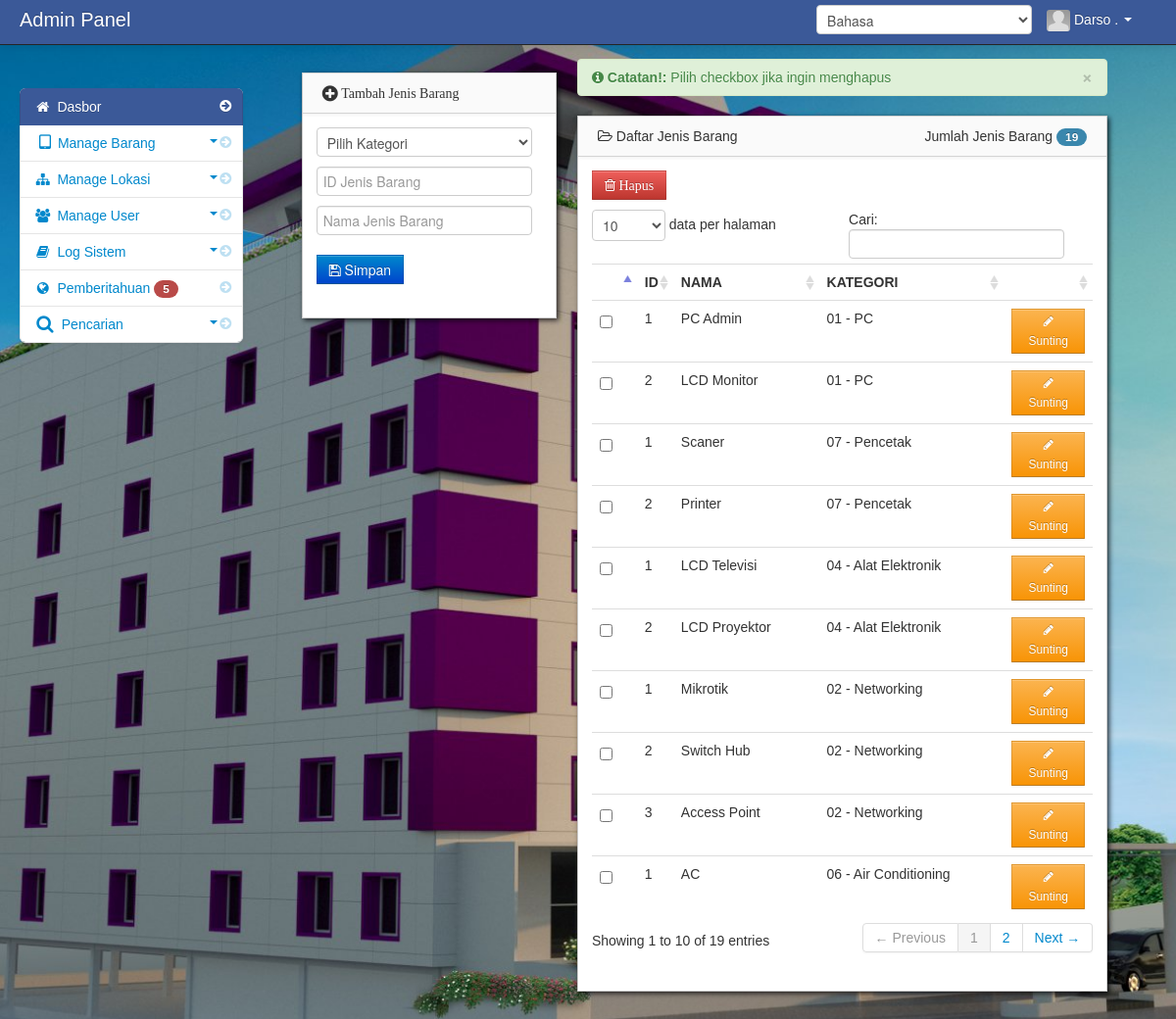
Screenshot of /admin/dashboard.php?module=jenis_barang (signed in) with the database file from the repository.
### tables this page shows
CREATE TABLE `device_name_type` (
  `type_id` int(11) NOT NULL AUTO_INCREMENT,
  `type_number` varchar(11) NOT NULL,
  `type_name` varchar(100) NOT NULL,
  `dev_id` varchar(11) NOT NULL,
  PRIMARY KEY (`type_id`)
);

CREATE TABLE `device_name` (
  `dev_id` varchar(11) NOT NULL,
  `dev_name` varchar(100) NOT NULL,
  PRIMARY KEY (`dev_id`)
);

### admin/session.php (called while the page is built, shortened)
<?php
$session_id=$_SESSION['id'];
?>

### languages/lang_id.php (called while the page is built, shortened)
<?php
  $lang['please_login']   = 'Silakan Masuk';
  $lang['signin']  = 'Masuk';
  $lang['welcome_to']   = 'Selamat Datang Di';
  $lang['click_to_sign']      = 'Klik disini untuk masuk';
  $lang['username']   = 'Nama pengguna';
  $lang['password']   = 'Kata sandi';
  $lang['jgrowl']['access_granted'] = 'Access Granted';
  $lang['jgrowl']['check_user']   = 'Silakan periksa nama pengguna dan kata sandi Anda';
  $lang['jgrowl']['login_fail']   = 'Login Gagal';
  $lang['jgrowl']['loading']   = 'Sedang Memuat, Silakan Tunggu';
  $lang['jgrowl']['loading_selamat']   = 'Selamat Datang di Sistem Inventory Universitas AMIKOM Purwokerto ';
  $lang['swal']['attention'] = 'Perhatian!';
  $lang['swal']['success'] = 'Berhasil!';
  $lang['swal']['code_exist'] = 'Kode Barang sudah ada';
  $lang['swal']['dev_add'] = 'Tambah Barang';
  $lang['swal']['dev_add_success'] = 'Barang Berhasil ditambahkan';
  $lang['swal']['dev_update'] = 'Perbarui Barang!';
  $lang['swal']['dev_update_success'] = 'Data Barang Berhasil diperbarui';
  $lang['swal']['cate_add_success'] = 'Kategori Barang Berhasil ditambahkan';
  $lang['swal']['cate_update'] = 'Nama Kategori Diperbarui!';
  $lang['swal']['cate_update_success'] = 'Nama Kategori barang berhasil diperbarui!';
  $lang['swal']['cate_del_success'] = 'Nama kategori Berhasil Dihapus';
  $lang['swal']['not_selected'] = 'Anda belum memilih barang';
  $lang['swal']['too_much'] = 'Data Terlalu Banyak';
  $lang['swal']['dev_assign'] = 'Menetapkan barang';
  $lang['swal']['dev_assign_success'] = 'Barang Berhasil Ditetapkan';
  $lang['swal']['remove_notification_success']   = 'Notifikasi Anda Berhasil Dihapus';
  $lang['swal']['remove_log_success'] = 'Hapus Log Sistem Berhasil';
  $lang['swal']['upd_sysuser_success'] = 'Pengguna Sistem Berhasil Diperbarui';
  $lang['swal']['add_sysuser_success']   = 'Pengguna Sistem Berhasil Ditambahkan';
  $lang['swal']['user_exist'] = 'Pengguna sudah ada';
  $lang['swal']['upd_tech_staff'] = 'Pengguna Staf Teknis Berhasil Diperbarui';
  $lang['swal']['tech_user_exist'] = 'Pengguna Staf Teknis Sudah Ada';
  $lang['swal']['cate_exist'] = 'Kategori Barang sudah ada';
  $lang['swal']['other_ref'] = 'Data Tersebut sedang Menjadi Referensi Data Tabel Lain';
  $lang['swal']['del_location'] = 'Lokasi Berhasil Dihapus';
  $lang['swal']['upd_location_success'] = 'Lokasi Berhasil Diperbarui';
  $lang['swal']['add_location_success'] = 'Lokasi berhasil ditambahkan';
  $lang['swal']['location_exist'] = 'Nama Lokasi Sudah Ada';
  $lang['swal']['device_type_exist'] = 'Jenis Barang Sudah Ada!';
  $lang['admin']['name'] = 'Nama';
  $lang['admin']['dash_sidebar_cate'] = 'Data Kategori Barang';
  $lang['admin']['dash_data_number'] = 'Dasbor Data';
  $lang['admin']['all'] = 'Semua';
  $lang['admin']['welcome'] = 'Selamat Datang';
  $lang['admin']['dashboard'] = 'Dasbor';
  $lang['admin']['list_device']   = 'Daftar Data Barang';
  $lang['admin']['total_device']   = 'Total Jumlah Barang';
  $lang['admin']['delete']   = 'Hapus';
  $lang['admin']['click_delete']   = 'Klik untuk menghapus item yang dicentang';
  $lang['admin']['edit']   = 'Sunting';
  $lang['admin']['click_edit']   = 'Klik untuk Edit';
  $lang['admin']['show_device']   = 'Lihat Barang';
  $lang['admin']['edit_device']   = 'Sunting Barang';
  $lang['admin']['print_list']   = 'Cetak Daftar';
  $lang['admin']['click_print_list']   = 'Klik untuk Cetak';
  $lang['admin']['add_data']   = 'Tambah Data';
  $lang['admin']['click_add_data']   = 'Klik untuk tambah Data Barang';
  $lang['admin']['add_device']   = 'Tambah Barang';
  $lang['admin']['click_add_device']   = 'Klik untuk Tambah Barang';

### admin/module/kategori/jenis_barang.php (the view, shortened to what this page needs)
<?php
switch($_GET['act']){
default:?>
<div class="container-fluid">
<div class="row-fluid">
<div class="span4" id="adduser">
<?php include('add_jenis_barang.php'); ?>
</div>
<div class="span8" id="">
<div class="row-fluid">
<div class="empty">
<div class="alert alert-success alert-dismissable">
<button type="button" class="close" data-dismiss="alert" aria-hidden="true">&times;</button>
<i class="icon-info-sign"></i> <strong><?php echo $lang['admin']['note']?>!:</strong> <?php echo $lang['admin']['note_check']?>
</div>
</div>
<?php
$count_dev_name=mysql_query("select * from device_name_type");
$count = mysql_num_rows($count_dev_name);
?>
<div id="block_bg" class="block">
<div class="navbar navbar-inner block-header">
<div class="pull-left"><i class="icon-folder-open-alt"></i> <?php echo $lang['admin']['list_device_type']?></div>
<div class="pull-right">
<?php echo $lang['admin']['number_device_type']?> <span class="badge badge-info"><?php  echo $count; ?></span>
</div>
</div>
<?php include "modal_delete_jenis.php";?>
		<thead>
			<tr>
				<th></th>
				<th>ID</th>
				<th><?php echo $lang['admin']['name']?></th>
				<th><?php echo $lang['admin']['input_category']?></th>
				<th></th>
			</tr>
		</thead>
		<tbody>
					<?php
					$device_name_query = mysql_query("select * from device_name_type
					LEFT JOIN device_name ON device_name_type.dev_id=device_name.dev_id
					")or die(mysql_error());
					while($row = mysql_fetch_array($device_name_query)){
					$id = $row['type_id'];
					?>
				<tr>
				<td width="30">
				<input id="optionsCheckbox" name="selector[]" type="checkbox" value="<?php echo $id; ?>">
				</td>
				<td><?php echo $row['type_number']; ?></td>
				<td><?php echo $row['type_name']; ?></td>
				<td><?php echo $row['dev_id'];?> - <?php echo $row['dev_name']; ?></td>
				<td width="75">
				<a rel="tooltip"  title="<?php echo $lang['admin']['edit_category_type']?>" id="e<?php echo $id; ?>" href="?module=jenis_barang&act=edit_jenis&id=<?php echo $id;?>"  data-toggle="modal" class="btn btn-small btn-warning"><i class="icon-pencil"></i> <?php echo $lang['admin']['edit']?></a>
				</td>
				</tr>
				<?php } ?>
		</tbody>
	</table>
	</form>
</div>
</div>
</div>
</div>
</div>
</div>
<?php break;
?>
<?php }?>

### admin/navbar.php (shortened to what this page needs)
<div class="navbar navbar-inverse navbar-fixed-top">
          <div class="navbar-inner">
             <div class="container-fluid">
		 <div class="navbar-header">
                  <span class="brand" href="#" id="print">Admin Panel</span>
		 </div>
                  <div class="nav-collapse collapse pull-right" id="print">
                  <form class="navbar-search" method='get' action='' id='form_lang' >
                  <select name='lang' onchange='changeLang();' >
                  <option value='id' <?php if(isset($_SESSION['lang']) && $_SESSION['lang'] == 'id'){ echo "selected"; } ?> >Bahasa</option>
                  </select>
              </form>
                      <ul class="nav" id="print">
				<?php $query= mysql_query("select * from admin where admin_id = '$session_id'")or die(mysql_error());
					  $row = mysql_fetch_array($query);
				?>
                          <li class="dropdown">
                              <a href="#" role="button" class="dropdown-toggle" data-toggle="dropdown"><img id="avatar1" class="img-responsive" src="<?php echo $row['adminthumbnails']; ?>">&nbsp;<?php echo $row['firstname']." ".$row['lastname'];  ?> <i class="caret"></i>
                              </a>
                          </li>
                      </ul>
                  </div>
              </div>
          </div>
      </div>

### admin/assets/styles.css (style rules this page uses)
body { padding-top: 60px; padding-bottom: 40px; background-color: #f5f5f5; }
.block { background: url("../images/pixel-60fff.png") repeat scroll 0 0 rgba(0, 0, 0, 0) !important; border: 1px solid #ccc; background: white; margin: 1em 0em; border-top: none; -webkit-box-shadow: 2px 2px 5px rgba(0, 0, 6, 0.75); -moz-box-shadow: 2px 2px 5px rgba(0, 0, 6, 0.75); box-shadow: 2px 2px 5px rgba(0, 0, 6, 0.75); }
.block-header { margin-bottom: 0px; border-right: none; border-left: none; -webkit-border-radius: 0px; -moz-border-radius: 0px; border-radius: 0px; }
.block-header div { padding-top: 10px; }

### rows the page displays
device_name_type: type_number "1", type_name "PC Admin", dev.dev_id "01", dev.dev_name "PC"
device_name_type: type_number "2", type_name "LCD Monitor", dev.dev_id "01", dev.dev_name "PC"
device_name_type: type_number "1", type_name "Scaner", dev.dev_id "07", dev.dev_name "Pencetak"
device_name_type: type_number "2", type_name "Printer", dev.dev_id "07", dev.dev_name "Pencetak"
device_name_type: type_number "1", type_name "LCD Televisi", dev.dev_id "04", dev.dev_name "Alat Elektronik"
device_name_type: type_number "2", type_name "LCD Proyektor", dev.dev_id "04", dev.dev_name "Alat Elektronik"
device_name_type: type_number "1", type_name "Mikrotik", dev.dev_id "02", dev.dev_name "Networking"
device_name_type: type_number "2", type_name "Switch Hub", dev.dev_id "02", dev.dev_name "Networking"
device_name_type: type_number "3", type_name "Access Point", dev.dev_id "02", dev.dev_name "Networking"
device_name_type: type_number "1", type_name "AC", dev.dev_id "06", dev.dev_name "Air Conditioning"

### other values shown
$row['firstname'] "Darso"
$row['lastname'] "."
$lang['admin']['dashboard'] "Dasbor"
$not_read "5"
$lang['admin']['add_device_type'] "Tambah Jenis Barang"
$lang['admin']['save'] "Simpan"
$lang['admin']['note'] "Catatan"
$lang['admin']['note_check'] "Pilih checkbox jika ingin menghapus"
$lang['admin']['list_device_type'] "Daftar Jenis Barang"
$lang['admin']['number_device_type'] "Jumlah Jenis Barang"
$count "19"
$lang['admin']['delete'] "Hapus"
$lang['admin']['name'] "NAMA"
$lang['admin']['input_category'] "KATEGORI"
